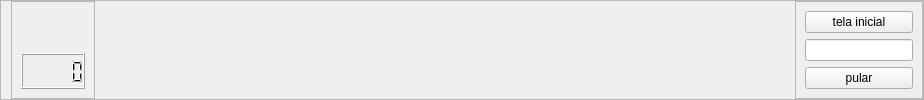
        <widget class="QFrame" name="Cabecalho">
         <property name="minimumSize">
          <size>
           <width>0</width>
           <height>90</height>
          </size>
         </property>
         <property name="styleSheet">
          <string notr="true"/>
         </property>
         <property name="frameShape">
          <enum>QFrame::StyledPanel</enum>
         </property>
         <property name="frameShadow">
          <enum>QFrame::Raised</enum>
         </property>
         <layout class="QHBoxLayout" name="horizontalLayout_9">
          <property name="spacing">
           <number>700</number>
          </property>
          <property name="leftMargin">
           <number>10</number>
          </property>
          <property name="topMargin">
           <number>0</number>
          </property>
          <property name="rightMargin">
           <number>0</number>
          </property>
          <property name="bottomMargin">
           <number>0</number>
          </property>
          <item>
           <widget class="QFrame" name="esquerda">
            <property name="maximumSize">
             <size>
              <width>200</width>
              <height>100</height>
             </size>
            </property>
            <property name="frameShape">
             <enum>QFrame::StyledPanel</enum>
            </property>
            <property name="frameShadow">
             <enum>QFrame::Raised</enum>
            </property>
            <layout class="QVBoxLayout" name="verticalLayout_8">
             <item>
              <widget class="QLabel" name="lnome_aluno_logado">
               <property name="font">
                <font>
                 <pointsize>20</pointsize>
                </font>
               </property>
               <property name="text">
                <string/>
               </property>
              </widget>
             </item>
             <item>
              <widget class="QLCDNumber" name="lcd_atvtempo"/>
             </item>
            </layout>
           </widget>
          </item>
          <item>
           <widget class="QFrame" name="direita">
            <property name="maximumSize">
             <size>
              <width>200</width>
              <height>16777215</height>
             </size>
            </property>
            <property name="frameShape">
             <enum>QFrame::StyledPanel</enum>
            </property>
            <property name="frameShadow">
             <enum>QFrame::Raised</enum>
            </property>
            <layout class="QVBoxLayout" name="verticalLayout_9">
             <item>
              <widget class="QPushButton" name="btn_voltar_tela_inicial">
               <property name="maximumSize">
                <size>
                 <width>16777215</width>
                 <height>40</height>
                </size>
               </property>
               <property name="text">
                <string>tela inicial</string>
               </property>
              </widget>
             </item>
             <item>
              <widget class="QLineEdit" name="lineEdit"/>
             </item>
             <item>
              <widget class="QPushButton" name="btn_pular">
               <property name="maximumSize">
                <size>
                 <width>16777215</width>
                 <height>40</height>
                </size>
               </property>
               <property name="text">
                <string>pular</string>
               </property>
              </widget>
             </item>
            </layout>
           </widget>
          </item>
         </layout>
        </widget>
